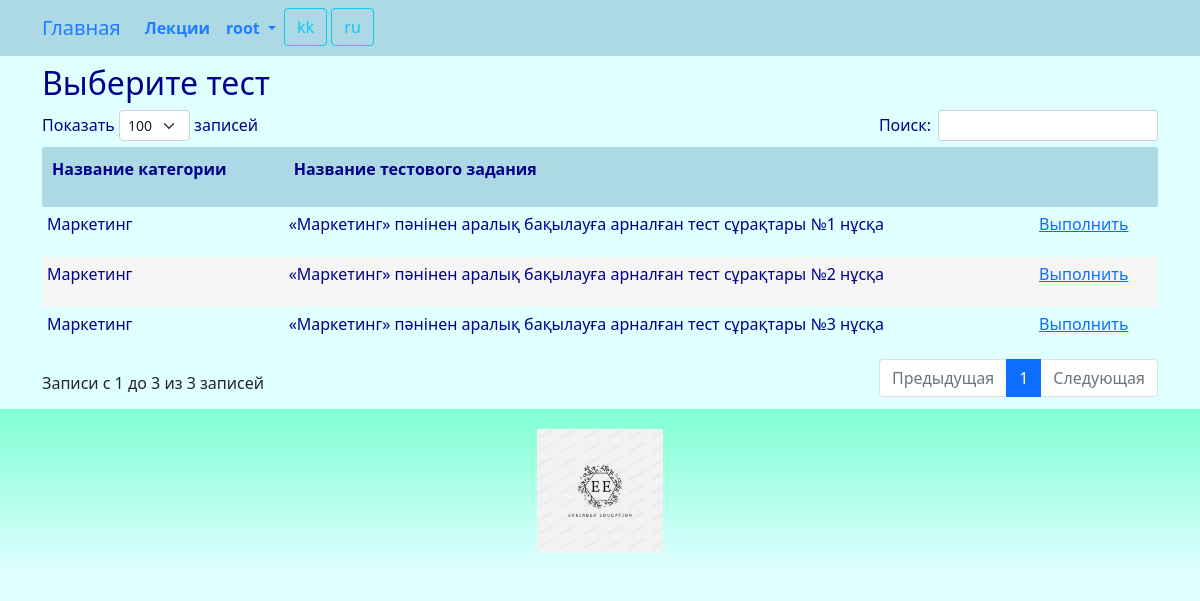
The app's page /teststask/list/ (signed in) with its own data.
### guide/models.py (models this page shows, shortened)
class Teststask(models.Model):
    category = models.ForeignKey(Category, related_name='teststask_category', on_delete=models.CASCADE)
    title = models.CharField(_('teststask_title'), max_length=255)
    details = models.TextField(_('teststask_details'), blank=True, null=True)
    minutes = models.IntegerField(_('minutes'))
    limit = models.IntegerField(_('limit'))
    class Meta:
        db_table = 'teststask'
        indexes = [
            models.Index(fields=['title']),
        ]
        ordering = ['title']

class Category(models.Model):
    title = models.CharField(_('category_title'), max_length=128, unique=True)
    class Meta:
        db_table = 'category'
    def __str__(self):
        return "{}".format(self.title)

### guide/views.py (the view)
# urls.py: path('teststask/list/', views.teststask_list, name='teststask_list'),
@login_required
def teststask_list(request):
    try:
        teststask = Teststask.objects.all().order_by('title')
        return render(request, "teststask/list.html", {"teststask": teststask,})
    except Exception as exception:
        print(exception)
        return HttpResponse(exception)

### templates/teststask/list.html (shortened to what this page needs)
{% extends "base.html" %}
{% load i18n %}
{% block content %}
<h2>{% trans "Select Test" %}</h2>
{% if teststask.count > 0 %}
<div class="row">
	<table id="myTable" class="table-manager" style="width:100%">
		<thead>
			<tr>
				<th><p>{% trans "category_title" %}</p></th>
				<th><p>{% trans "teststask_title" %}</p></th>
				<th><p></p></th>
			</tr>
		</thead>
		<tbody>
			{% for p in teststask %}
			<tr>
				<td><p>{{ p.category }}</p></td>
				<td><p>{{ p.title }}</p></td>
				<td><p>
					<a onclick="return confirm('Запустить тестирование {{ p.title }}?')" href="{% url 'teststask_run' p.id %}">{% trans "Run" %}</a>
				</p></td>
			</tr>
			{% endfor %}
		</tbody>
	</table>
</div>
{% endif %}
{% endblock content %}

### templates/base.html (shortened to what this page needs)
<!DOCTYPE html>
{% load static %}
{% load i18n %}
<html>
<head>
	<link href="https://cdn.jsdelivr.net/npm/bootstrap@5.0.2/dist/css/bootstrap.min.css" rel="stylesheet">
	<link rel="stylesheet" href="{% static 'css/styles.css' %}" />
	<link rel="stylesheet" href="{% static 'css/choosen.css' %}" />
</head>
<nav class="navbar navbar-expand-lg justify-content-center">
	<div class="container">
		<div class="collapse navbar-collapse" id="mainMenu">
			<ul class="navbar-nav me-auto mb-2 mb-lg-0">
				<a class="navbar-brand" href="{{ HTTP_HOST }}/">{% trans "Home" %}</a>
				<li class="nav-item">
					<a class="nav-link" href="{% url 'lecture' %}">{% trans "lectures" %}</a>
				</li>
				{% if user.is_authenticated %}
				<li class="nav-item dropdown">
					<a class="nav-link dropdown-toggle" href="#" id="navbarDropdown" role="button" data-bs-toggle="dropdown" aria-expanded="false">
						{{ user.username }}
					</a>
				</li>
				{% else %}
				<form class="form-inline ml-auto">
					<a href="{% url 'login' %}" class="btn btn-outline-secondary">{% trans "Log In" %}</a>
					<a href="{% url 'signup' %}" class="btn btn-primary ml-2">{% trans "Sign up" %}</a>
				</form>
				{% endif %}
				<form action="{% url 'set_language' %}" method="post">
					{% get_current_language as LANGUAGE_CODE %}
					{% get_available_languages as LANGUAGES %}
					{% get_language_info_list for LANGUAGES as languages %}
					{% for language in languages %}
					<button type="submit" class="btn btn-outline-info" name="language" value="{{ language.code }}">
						{{ language.code }}
					</button>
					{% endfor %}
				</form>
			</ul>
		</div>
	</div>
</nav>
<body>
	<div class="container">
		{% block content%}{% endblock content %}
	</div>
</body>
<footer class="container-fluid text-center bg-lightgray">
	<div class="copyrights">
		<img src="{% static 'images/logo.jpg' %}" alt="logo" style="height:144px; padding: 10px;">
	</div>
</footer>
<link rel="stylesheet" href="https://cdn.datatables.net/1.13.8/css/dataTables.bootstrap5.min.css">
<link href="{% static 'css/jquery.fancybox.min.css' %}" rel="stylesheet">
</html>

### static/css/styles.css (style rules this page uses)
:root { --navbar-background-color: LightBlue; --navbar-text-color: #1F7EFE; --main-background-color-light: LightCyan; --main-background-color-dark: LightBlue; --main-text-color: DarkBlue; --main-header-color: DarkBlue; --main-text-attention-color: Purple; --footer-background-color-light: LightCyan; --footer-background-color-dark: Aquamarine; --footer-text-color: Teal; --card-background-color-light: LightCyan; --card-background-color-dark: LightBlue; --card-text-color: SeaGreen; --table-background-color-light: LightCyan; --table-background-color-dark: #F5F5F5; --table-text-color: DarkBlue; --star-size: 30px; --star-color: LightYellow; --star-background: Yellow ; }
.navbar { background-color: var(--navbar-background-color); color: var(--navbar-text-color); }
.navbar .navbar-nav, .navbar .navbar-nav .navbar-text { color: var(--navbar-text-color); }
.navbar ul { background-color: var(--navbar-background-color); color: var(--navbar-text-color); }
.navbar li { background-color: var(--navbar-background-color); color: var(--navbar-text-color); }
.navbar a { background-color: var(--navbar-background-color); color: var(--navbar-text-color); }
.navbar-brand { background-color: var(--navbar-background-color); color: var(--navbar-text-color); }
.nav-item { background-color: var(--navbar-background-color); color: var(--navbar-text-color); font-weight: bold; }
body { background-color: var(--main-background-color-light); }
h1, h2, h3, h4, h5, h6 { color: var(--main-header-color); }
p, ul, li, label { color: var(--main-text-color); }
.table-manager tbody { width: 100%; background-color: var(--main-background-color-light); border: none; margin-top: 20px; margin-bottom: 20px; }
.table-manager thead th { background-color: var(--main-background-color-dark); color: var(--main-text-color); font-weight: bold; text-align: left; padding: 10px; }
.table-manager thead tr th:first-child { border-radius: 2px 0 0 2px; }
.table-manager thead tr th:last-child { border-radius: 0 2px 2px 0; }
.table-manager tbody td { text-align: left; border: none; padding: 5px 5px; vertical-align: top; }
.table-manager tbody tr:nth-child(odd) { background: var(--table-background-color-light); }
.table-manager tbody tr:nth-child(even) { background: var(--table-background-color-dark); }
.table-manager tbody tr td:first-child { border-radius: 2px 0 0 2px; }
.table-manager tbody tr td:last-child { border-radius: 0 2px 2px 0; }
footer { background-image: linear-gradient(top, var(--footer-background-color-dark), var(--footer-background-color-light)); background-image: -o-linear-gradient(top, var(--footer-background-color-dark), var(--footer-background-color-light)); background-image: -moz-linear-gradient(top, var(--footer-background-color-dark), var(--footer-background-color-light)); background-image: -webkit-linear-gradient(top, var(--footer-background-color-dark), var(--footer-background-color-light)); margin-top: 10px; padding: 10px; }

### records on screen
Teststask: category "Маркетинг", title "«Маркетинг» пәнінен аралық бақылауға арналған тест сұрақтары №1 нұсқа"
Teststask: category "Маркетинг", title "«Маркетинг» пәнінен аралық бақылауға арналған тест сұрақтары №2 нұсқа"
Teststask: category "Маркетинг", title "«Маркетинг» пәнінен аралық бақылауға арналған тест сұрақтары №3 нұсқа"

### other values on screen
{{ user.username }} "root"
{{ language.code }} "kk" "ru"
